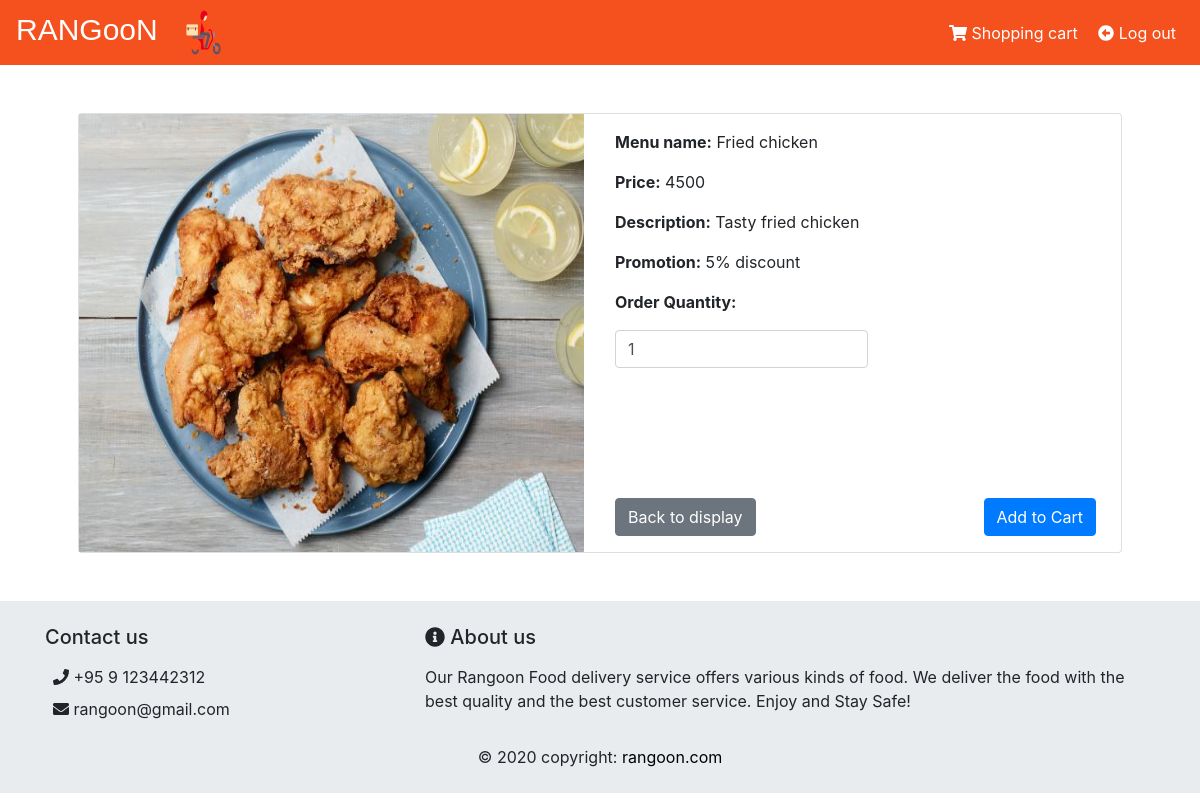
Screenshot of /Menu_Detail.php?MenuID=16 (signed in) with the database file from the repository.
### tables this page shows
CREATE TABLE `menu` (
  `MenuID` int(11) NOT NULL,
  `MenuName` varchar(100) NOT NULL,
  `Price` int(60) NOT NULL,
  `MenuTypeID` varchar(100) NOT NULL,
  `RestaurantID` int(11) NOT NULL,
  `ShortDescription` varchar(100) NOT NULL,
  `Promotion` varchar(30) NOT NULL,
  `Quantity` int(30) NOT NULL,
  `Image` varchar(255) NOT NULL
);

### Menu_Detail.php (the view, shortened to what this page needs)
<?php
include('AutoID_Functions.php');
if (isset($_REQUEST['MenuID'])) {
	$MenuID = $_REQUEST['MenuID'];
	$Product = "SELECT * FROM menu m,restaurants r
	  WHERE m.RestaurantID=r.RestaurantID
	  and m.MenuID='$MenuID'";
	$result = mysqli_query($connection, $Product);
	$count = mysqli_num_rows($result);
	if ($count) {
		$arr = mysqli_fetch_array($result);
		$MenuName = $arr['MenuName'];
		$Price = $arr['Price'];
		$ShortDescription = $arr['ShortDescription'];
		$Promotion = $arr['Promotion'];
		$Image = $arr[8];
	}
}
?>
<!DOCTYPE html>
<html>
<head>
	<link rel="stylesheet" href="bootstrap/css/bootstrap.min.css">
</head>
<body>
	<?php
	include('header.php');
	?>
	<form action="Shopping_Cart.php" method="POST" enctype="multipart/form-data">
		<div class="container p-5">
			<div class="row">
				<div class="col">
					<div class="card">
						<div class="row">
							<div class="col">
								<div class="image h-100">
									<img class="w-100" height="700" style="height: 100%;" src="<?php echo $Image ?>">
								</div>
							</div>
							<div class="col p-3">
								<div>
									<p><b>Menu name:</b> <?php echo $MenuName ?></p>
									<p><b>Price:</b> <?php echo $Price ?></p>
									<p><b>Description:</b> <?php echo $ShortDescription ?></p>
									<p><b>Promotion:</b> <?php echo $Promotion ?>
									</p>
									<p><b>Order Quantity:</b></p>
									<input class="form-control w-50" type="number" name="txtBuyQuantity" value="1">
								</div>
								<div class="d-flex justify-content-between pr-4" style="margin-top: 130px;">
									<a class="btn btn-secondary" href="index.php">Back to display</a>
									<input class="btn btn-primary" type="submit" value="Add to Cart" />
								</div>
							</div>
						</div>
					</div>
				</div>
			</div>
		</div>
	</form>
	<?php
	include('footer.php');
	?>
</body>
</html>

### footer.php (style rules this page uses)
a { color: black; }

### rows the page displays
menu: Image (picture), MenuName "Fried chicken", Price "4500", ShortDescription "Tasty fried chicken", Promotion "5% discount"
